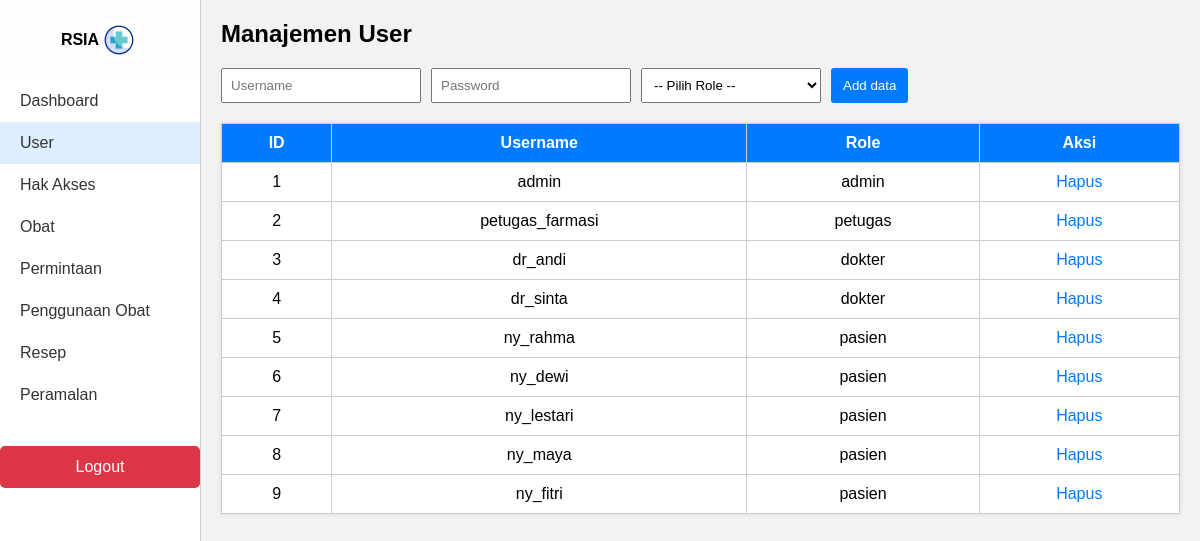
Screenshot of /user/ (signed in) with the database file from the repository.
### app/models.py (models this page shows, shortened)
class User(db.Model, UserMixin):
    id = db.Column(db.Integer, primary_key=True)
    username = db.Column(db.String(150), unique=True)
    password = db.Column(db.String(200))
    role_id = db.Column(
        db.Integer,
        db.ForeignKey('role.id', name='fk_user_role'),
        nullable=True
    )

class Role(db.Model):
    id = db.Column(db.Integer, primary_key=True)
    name = db.Column(db.String(100), unique=True)
    users = db.relationship('User', backref='role', lazy=True)

### app/routes/user.py (the view)
@bp.route("/")
@login_required
@role_required('admin')
def index():
    users = User.query.all()
    roles = Role.query.all()
    return render_template("user.html", users=users, roles=roles)

### app/routes/auth.py (called while the page is built)
@login_manager.user_loader
def load_user(user_id):
    return User.query.get(int(user_id))

### app/templates/user.html (shortened to what this page needs)
<!DOCTYPE html>
<html lang="id">
<head>
</head>
<body>
<div class="sidebar">
  <div class="sidebar-header">
    <span class="sidebar-title">RSIA</span>
    <img src="{{ url_for('static', filename='icons/rs.gif') }}" width="40">
  </div>
  <a href="{{ url_for('dashboard.index') }}" class="{% if request.endpoint.startswith('dashboard') %}active{% endif %}">Dashboard</a>
    {% if current_user.is_authenticated and current_user.role %}
      {% if current_user.role.name == 'admin' %}
        <a class="active" href="{{ url_for('user.index') }}">User</a>
        <a href="{{ url_for('role.index') }}">Hak Akses</a>
        <a href="{{ url_for('obat.index') }}">Obat</a>
        <a href="{{ url_for('permintaan.index') }}">Permintaan</a>
        <a href="{{ url_for('penggunaan.index') }}">Penggunaan Obat</a>
        <a href="{{ url_for('resep.index') }}">Resep</a>
        <a href="{{ url_for('peramalan.index') }}">Peramalan</a>
      {% elif current_user.role.name == 'petugas' %}
        <a href="{{ url_for('obat.index') }}">Obat</a>
        <a href="{{ url_for('permintaan.index') }}">Permintaan</a>
        <a href="{{ url_for('penggunaan.index') }}">Penggunaan Obat</a>
      {% elif current_user.role.name == 'dokter' %}
        <a href="{{ url_for('resep.index') }}">Resep</a>
      {% endif %}
    {% endif %}
    <a href="{{ url_for('auth.logout') }}" class="logout">Logout</a>
</div>
<div class="content">
    <h2>Manajemen User</h2>
    <form action="{{ url_for('user.add') }}" method="POST">
        <div class="form-row">
            <input type="text" name="username" placeholder="Username" required>
            <input type="password" name="password" placeholder="Password" required>
            <select name="role_id" required>
                <option value="">-- Pilih Role --</option>
            </select>
            <button type="submit" class="add-btn">Add data</button>
        </div>
    </form>
    <table>
        <thead>
        <tr>
            <th>ID</th>
            <th>Username</th>
            <th>Role</th>
            <th>Aksi</th>
        </tr>
        </thead>
        <tbody>
        {% for user in users %}
        <tr>
            <td>{{ user.id }}</td>
            <td>{{ user.username }}</td>
            <td>{{ user.role.name if user.role else '-' }}</td>
            <td><a href="{{ url_for('user.delete', id=user.id) }}">Hapus</a></td>
        </tr>
        {% endfor %}
        </tbody>
    </table>
</div>
</body>
</html>

### app/templates/user.html (style rules this page uses)
body { margin: 0; font-family: Arial, sans-serif; background: #f2f2f2; display: flex; }
.sidebar { width: 200px; background-color: #ffffff; height: 100vh; border-right: 1px solid #ccc; padding-top: 0; }
.sidebar-header { background-color: #fdfdfd; padding: 20px 0; display: flex; justify-content: center; align-items: center; }
.sidebar-title { font-size: 16px; font-weight: bold; white-space: nowrap; }
.sidebar a { display: block; padding: 12px 20px; color: #333; text-decoration: none; }
.sidebar a.active, .sidebar a:hover { background: #dceeff; }
.logout { background: #dc3545; color: white !important; text-align: center; display: inline-block; padding: 10px; margin-top: 30px; border-radius: 5px; text-decoration: none; }
.content, .main { padding: 20px; flex-grow: 1; }
h2 { margin-top: 0; }
.form-row { display: flex; flex-wrap: wrap; gap: 10px; margin-bottom: 10px; }
.form-row input, .form-row select { padding: 8px; width: 180px; }
.form-row button, .add-btn { padding: 8px 12px; background: #007bff; color: white; border: none; cursor: pointer; border-radius: 3px; }
table { width: 100%; border-collapse: collapse; background: white; margin-top: 20px; box-shadow: 0 0 5px rgba(0,0,0,0.1); }
th { background-color: #007bff; color: white; }
th, td { border: 1px solid #ccc; padding: 10px; text-align: center; vertical-align: middle; }
a { color: #007bff; text-decoration: none; }

### rows the page displays
User: id "1", username "admin", role "admin"
User: id "2", username "petugas_farmasi", role "petugas"
User: id "3", username "dr_andi", role "dokter"
User: id "4", username "dr_sinta", role "dokter"
User: id "5", username "ny_rahma", role "pasien"
User: id "6", username "ny_dewi", role "pasien"
User: id "7", username "ny_lestari", role "pasien"
User: id "8", username "ny_maya", role "pasien"
User: id "9", username "ny_fitri", role "pasien"
